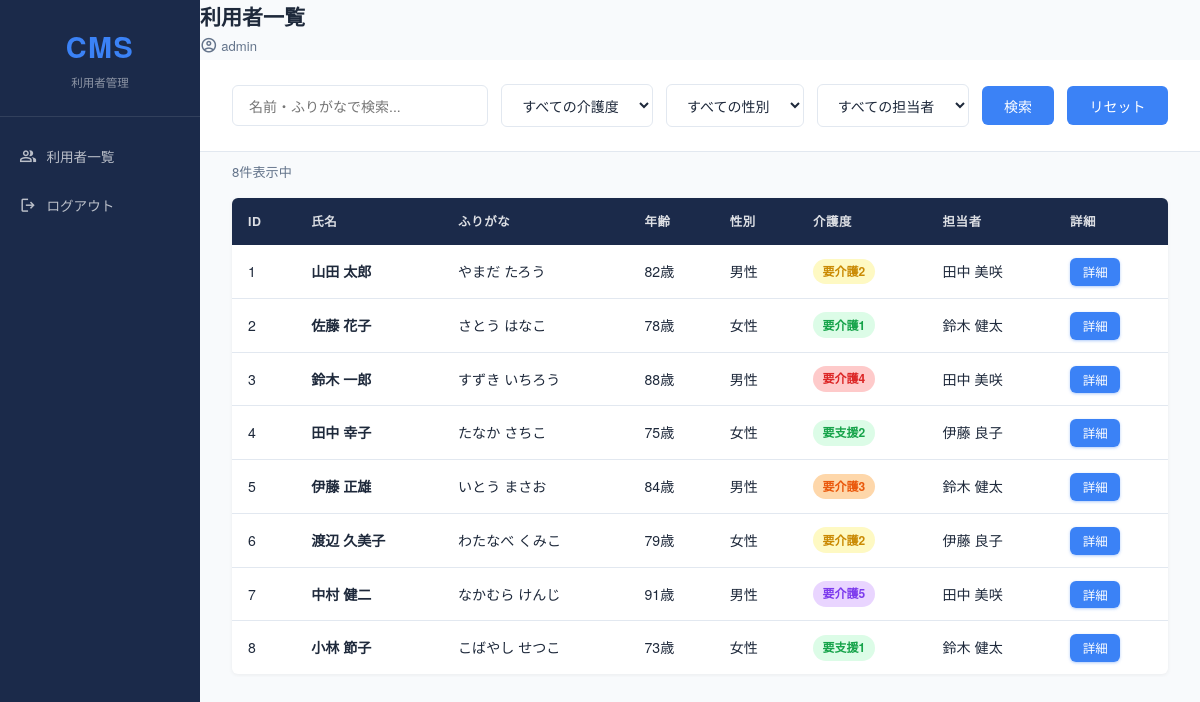
The app's page /index.php (signed in) with its own data.
### tables this page shows
CREATE TABLE `users` (
  `id` int(11) NOT NULL,
  `name` varchar(100) NOT NULL,
  `kana` varchar(100) NOT NULL,
  `age` int(11) NOT NULL,
  `gender` varchar(10) NOT NULL,
  `birth` date NOT NULL,
  `care_level` varchar(20) NOT NULL,
  `staff` varchar(50) NOT NULL,
  `address` varchar(255) NOT NULL,
  `tel` varchar(20) NOT NULL,
  `emergency` varchar(255) NOT NULL,
  `start_date` date NOT NULL,
  `days` varchar(50) NOT NULL,
  `note` mediumtext NOT NULL
);

### index.php (the view, shortened to what this page needs)
<?php
    require 'db.php';
    function getCareClass($care) {
        if (strpos($care, '要支援')!== false) return 'care-1';
        if (strpos($care, '1')!== false) return 'care-1';
        if (strpos($care, '2')!== false) return 'care-2';
        if (strpos($care, '3')!== false) return 'care-3';
        if (strpos($care, '4')!== false) return 'care-4';
        if (strpos($care, '5')!== false) return 'care-5';
        return '';
    }
    $stmt = $pdo -> query('SELECT*FROM users ORDER BY id');
    $users = $stmt -> fetchAll(PDO::FETCH_ASSOC);
?>
<!DOCTYPE html>
<html lang="ja">
<head>
    <link rel="stylesheet" href="https://unpkg.com">
    <link rel="stylesheet" href="style.css">
</head>
<body class="app-page">
    <aside class="sidebar">
        <div class="sidebar-logo">
            <span>CMS</span>
            <p>利用者管理</p>
        </div>
        <nav class="sidebar-nav">
            <a href="index.php" class="active" title="利用者一覧">
            <span class="material-symbols-outlined">group</span>
            <span class="nav-label">利用者一覧</span>
            </a>
            <a href="logout.php" title="ログアウト">
            <span class="material-symbols-outlined">logout</span>
            <span class="nav-label">ログアウト</span>
            </a>
        </nav>
    </aside>
    <main class="MN">
        <header class="appheader">
            <h2>利用者一覧</h2>
            <span class="header-user">
                <span class="material-symbols-outlined">account_circle</span>
                <?=
                    htmlspecialchars($_SESSION['username'])
                ?>
            </span>
        </header>
        <div class="search-bar">
            <input type="text" id="search-input" placeholder="名前・ふりがなで検索...">
            <select id="care-filter">
                <option value="">すべての介護度</option>
            </select>
            <select id="gender-filter">
                <option value="">すべての性別</option>
            </select>
            <select id="staff-filter">
                <option value="">すべての担当者</option>
            </select>
            <button class="btn-search" id="search-btn">検索</button>
            <button class="btn-search" id="reset-btn">リセット</button>
        </div>
        <p class="result-count"><?= count($users) ?>件表示中</p>
        <div class="table-wrap">
            <table class="user-table">
                <thead>
                    <tr>
                        <th>ID</th>
                        <th>氏名</th>
                        <th>ふりがな</th>
                        <th>年齢</th>
                        <th>性別</th>
                        <th>介護度</th>
                        <th>担当者</th>
                        <th>詳細</th>
                    </tr>
                </thead>
                <tbody id="user-table-body">
                    <?php foreach($users as $user):?>
                        <tr>
                            <td><?=
                                htmlspecialchars($user['id'])
                            ?></td>
                            <td><strong><?=
                                htmlspecialchars($user['name'])
                            ?></strong></td>
                            <td><?=
                                htmlspecialchars($user['kana'])
                            ?></td>
                            <td><?=
                                htmlspecialchars($user['age'])
                            ?>歳</td>
                            <td><?=
                                htmlspecialchars($user['gender'])
                            ?></td>
                            <td><span class="care-badge <?= getCareClass($user['care_level']) ?>"><?=
                                htmlspecialchars($user['care_level'])
                            ?></span></td>
                            <td><?=
                                htmlspecialchars($user['staff'])
                            ?></td>
                            <td><a href="detail.php?id=<?= $user['id'] ?>" class="btn-detail">詳細</a></td>
                        </tr>
                        <?php endforeach; ?>
                </tbody>
            </table>
        </div>
    </main>
</body>
</html>

### style.css (style rules this page uses)
:root { --color-primary:#1b2a4a; --color-accent:#3b82f6; --color-accent-light:#eff6ff; --color-success:#10b981; --color-warning:#f59e0b; --color-danger:#ef4444; --color-white:#fff; --color-light:#f8fafc; --color-mid:#e2e8f0; --color-muted:#64748b; --color-text:#1e293b; --sidebar-width:200px; --header-height:60px; --radius:6px; --transition:0.2s ease; }
*,*::before,*::after { box-sizing: border-box; margin: 0; padding: 0; }
body { font-family: 'Noto Sans JP','Helvetica Neue',sans-serif; color: var(--color-text); background: var(--color-light); font-size: 14px; line-height: 1.6; }
a { color: inherit;text-decoration:none; }
input,select,button { font-family: inherit;font-size: inherit; }
.app-page { display: flex; min-height: 100vh; }
.sidebar { width: var(--sidebar-width); background: var(--color-primary); min-height: 100vh; position: fixed; top: 0; left: 0; display: flex; flex-direction: column; }
.sidebar-logo { padding: 1.5rem 1.2rem; border-bottom: 1px solid rgba(255, 255, 255, 0.1); text-align: center; }
.sidebar-logo span { display: block; font-size: 1.8rem; font-weight: 900; color: var(--color-accent); letter-spacing: 0.05em; }
.sidebar-logo p { font-size: 0.72rem; color: rgba(255, 255, 255, 0.5); margin-top: 0.2rem; }
.material-symbols-outlined { font-variation-settings: 'FILL' 0, 'wght' 400, 'GRAD' 0, 'opsz' 24; vertical-align: middle; line-height: 1; }
.sidebar-nav { padding: 1rem 0; display: flex; flex-direction: column; }
.sidebar-nav a { padding: 0.85rem 1.2rem; color: rgba(255, 255, 255, 0.7); font-size: 0.85rem; transition: background var(--transition),color var(--transition); display: flex; align-items: center; gap: 0.6rem; }
.sidebar-nav a .material-symbols-outlined,.header-user .material-symbols-outlined { font-size: 1.1rem; vertical-align: -3px; }
.MN { margin-left: var(--sidebar-width); flex: 1; display: flex; flex-direction: column; }
.header-user { font-size: 0.82rem; color: var(--color-muted); }
.search-bar { display: flex; gap: 0.8rem; align-items: center; padding: 1.5rem 2rem; background: var(--color-white); border-bottom: 1px solid var(--color-mid); flex-wrap: wrap; position: sticky; top: var(--header-height); z-index: 9; background: var(--color-white); border-bottom: 1px solid var(--color-mid); }
.search-bar input { flex: 1; min-width: 200px; padding: 0.6rem 1rem; border: 1px solid var(--color-mid); border-radius: var(--radius); transition: border-color var(--transition); }
.search-bar select { padding: 0.6rem 1rem; border: 1px solid var(--color-mid); border-radius: var(--radius); background: var(--color-white); color: var(--color-text); cursor: pointer; }
.btn-search { padding: 0.6rem 1.4rem; background: var(--color-accent); color: var(--color-white); border: none; border-radius: var(--radius); cursor: pointer; transition: background var(--transition); }
.result-count { padding: 0.8rem 2rem; font-size: 0.82rem; color: var(--color-muted); }
.table-wrap { padding: 0.2rem 2rem; overflow-x: auto; }
.user-table { width: 100%; border-collapse: collapse; background: var(--color-white); border-radius: var(--radius); overflow: hidden; box-shadow: 0 1px 4px rgba(0, 0, 0, 0.06); }
.user-table th { background: var(--color-primary); color: rgba(255, 255, 255, 0.85); padding: 0.85rem 1rem; text-align: left; font-size: 0.78rem; letter-spacing: 0.05em; white-space: nowrap; }
.user-table td { padding: 0.85rem 1rem; border-bottom: 1px solid var(--color-mid); font-size: 0.88rem; white-space: nowrap; }
.user-table tbody tr:last-child td { border-bottom: none; }
.btn-detail { padding: 0.3rem 0.8rem; background: var(--color-accent); color: var(--color-white); border: none; border-radius: var(--radius); cursor: pointer; font-size: 0.78rem; box-shadow: 0 1px 3px rgba(59, 130, 246, 0.4); transition: background var(--transition),color var(--transition); }
.care-badge { display: inline-block; padding: 0.2rem 0.6rem; border-radius: 20px; font-size: 0.75rem; font-weight: 700; }
.care-1 { background: #dcfce7; color: #16a34a; }
.care-2 { background: #fef9c3; color: #ca8a04; }
.care-3 { background: #fed7aa; color: #ea580c; }
.care-4 { background: #fecaca; color: #dc2626; }
.care-5 { background: #e9d5ff; color: #7c3aed; }

### records on screen
users: id "1", name "山田 太郎", kana "やまだ たろう", age "82", gender "男性", care_level "要介護2", staff "田中 美咲"
users: id "2", name "佐藤 花子", kana "さとう はなこ", age "78", gender "女性", care_level "要介護1", staff "鈴木 健太"
users: id "3", name "鈴木 一郎", kana "すずき いちろう", age "88", gender "男性", care_level "要介護4", staff "田中 美咲"
users: id "4", name "田中 幸子", kana "たなか さちこ", age "75", gender "女性", care_level "要支援2", staff "伊藤 良子"
users: id "5", name "伊藤 正雄", kana "いとう まさお", age "84", gender "男性", care_level "要介護3", staff "鈴木 健太"
users: id "6", name "渡辺 久美子", kana "わたなべ くみこ", age "79", gender "女性", care_level "要介護2", staff "伊藤 良子"
users: id "7", name "中村 健二", kana "なかむら けんじ", age "91", gender "男性", care_level "要介護5", staff "田中 美咲"
users: id "8", name "小林 節子", kana "こばやし せつこ", age "73", gender "女性", care_level "要支援1", staff "鈴木 健太"

### other values on screen
$_SESSION['username'] "admin"
count($users) "8"
